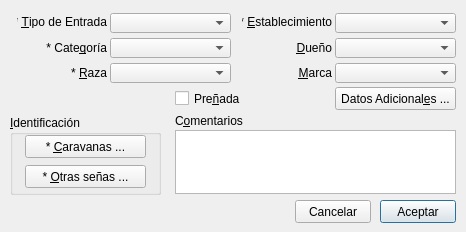
<?xml version="1.0" encoding="UTF-8"?>
<ui version="4.0">
 <class>dlgIngresoAnimales</class>
 <widget class="QDialog" name="dlgIngresoAnimales">
  <property name="enabled">
   <bool>true</bool>
  </property>
  <property name="geometry">
   <rect>
    <x>0</x>
    <y>0</y>
    <width>466</width>
    <height>232</height>
   </rect>
  </property>
  <property name="baseSize">
   <size>
    <width>7</width>
    <height>0</height>
   </size>
  </property>
  <property name="windowTitle">
   <string>Ingreso de Animales</string>
  </property>
  <property name="windowIcon">
   <iconset>
    <normaloff>Ganado.ico</normaloff>Ganado.ico</iconset>
  </property>
  <widget class="QPushButton" name="btnCancel">
   <property name="geometry">
    <rect>
     <x>295</x>
     <y>200</y>
     <width>76</width>
     <height>23</height>
    </rect>
   </property>
   <property name="text">
    <string>Cancelar</string>
   </property>
  </widget>
  <widget class="QPushButton" name="btnOk">
   <property name="geometry">
    <rect>
     <x>380</x>
     <y>200</y>
     <width>76</width>
     <height>23</height>
    </rect>
   </property>
   <property name="text">
    <string>Aceptar</string>
   </property>
   <property name="default">
    <bool>true</bool>
   </property>
  </widget>
  <widget class="QPlainTextEdit" name="pteComentario">
   <property name="geometry">
    <rect>
     <x>175</x>
     <y>130</y>
     <width>281</width>
     <height>64</height>
    </rect>
   </property>
   <property name="tabChangesFocus">
    <bool>true</bool>
   </property>
   <property name="plainText">
    <string/>
   </property>
  </widget>
  <widget class="QLabel" name="lblComentario">
   <property name="geometry">
    <rect>
     <x>175</x>
     <y>113</y>
     <width>71</width>
     <height>16</height>
    </rect>
   </property>
   <property name="text">
    <string>C&amp;omentarios</string>
   </property>
   <property name="buddy">
    <cstring>pteComentario</cstring>
   </property>
  </widget>
  <widget class="QGroupBox" name="grpIdentificador">
   <property name="geometry">
    <rect>
     <x>535</x>
     <y>120</y>
     <width>61</width>
     <height>41</height>
    </rect>
   </property>
   <property name="title">
    <string>Grupo</string>
   </property>
  </widget>
  <widget class="QLabel" name="lblTipoDeEntrada">
   <property name="geometry">
    <rect>
     <x>17</x>
     <y>15</y>
     <width>90</width>
     <height>13</height>
    </rect>
   </property>
   <property name="text">
    <string>* &amp;Tipo de Entrada</string>
   </property>
   <property name="alignment">
    <set>Qt::AlignRight|Qt::AlignTrailing|Qt::AlignVCenter</set>
   </property>
   <property name="buddy">
    <cstring>cboTipoDeEntrada</cstring>
   </property>
  </widget>
  <widget class="QLabel" name="lblDuenio">
   <property name="geometry">
    <rect>
     <x>242</x>
     <y>41</y>
     <width>90</width>
     <height>13</height>
    </rect>
   </property>
   <property name="text">
    <string>&amp;Dueño</string>
   </property>
   <property name="alignment">
    <set>Qt::AlignRight|Qt::AlignTrailing|Qt::AlignVCenter</set>
   </property>
   <property name="buddy">
    <cstring>cboDuenio</cstring>
   </property>
  </widget>
  <widget class="QCheckBox" name="chkPreniez">
   <property name="enabled">
    <bool>true</bool>
   </property>
   <property name="geometry">
    <rect>
     <x>175</x>
     <y>90</y>
     <width>70</width>
     <height>17</height>
    </rect>
   </property>
   <property name="text">
    <string>Pre&amp;ñada</string>
   </property>
  </widget>
  <widget class="QLabel" name="lblMarca">
   <property name="geometry">
    <rect>
     <x>242</x>
     <y>66</y>
     <width>90</width>
     <height>13</height>
    </rect>
   </property>
   <property name="text">
    <string>&amp;Marca</string>
   </property>
   <property name="alignment">
    <set>Qt::AlignRight|Qt::AlignTrailing|Qt::AlignVCenter</set>
   </property>
   <property name="buddy">
    <cstring>cboMarca</cstring>
   </property>
  </widget>
  <widget class="QLabel" name="lblRaza">
   <property name="geometry">
    <rect>
     <x>17</x>
     <y>66</y>
     <width>90</width>
     <height>13</height>
    </rect>
   </property>
   <property name="text">
    <string>* &amp;Raza</string>
   </property>
   <property name="alignment">
    <set>Qt::AlignRight|Qt::AlignTrailing|Qt::AlignVCenter</set>
   </property>
   <property name="buddy">
    <cstring>cboRaza</cstring>
   </property>
  </widget>
  <widget class="ComboTabla" name="cboRaza">
   <property name="geometry">
    <rect>
     <x>110</x>
     <y>63</y>
     <width>121</width>
     <height>20</height>
    </rect>
   </property>
  </widget>
  <widget class="QLabel" name="lblCategoria">
   <property name="geometry">
    <rect>
     <x>17</x>
     <y>41</y>
     <width>90</width>
     <height>13</height>
    </rect>
   </property>
   <property name="text">
    <string>* Cate&amp;goría</string>
   </property>
   <property name="alignment">
    <set>Qt::AlignRight|Qt::AlignTrailing|Qt::AlignVCenter</set>
   </property>
   <property name="buddy">
    <cstring>cboCategoria</cstring>
   </property>
  </widget>
  <widget class="ComboTabla" name="cboCategoria">
   <property name="geometry">
    <rect>
     <x>110</x>
     <y>38</y>
     <width>121</width>
     <height>20</height>
    </rect>
   </property>
  </widget>
  <widget class="QLabel" name="lblEstablecimiento">
   <property name="geometry">
    <rect>
     <x>242</x>
     <y>15</y>
     <width>90</width>
     <height>13</height>
    </rect>
   </property>
   <property name="text">
    <string>* &amp;Establecimiento</string>
   </property>
   <property name="alignment">
    <set>Qt::AlignRight|Qt::AlignTrailing|Qt::AlignVCenter</set>
   </property>
   <property name="buddy">
    <cstring>cboEstablecimiento</cstring>
   </property>
  </widget>
  <widget class="ComboTabla" name="cboEstablecimiento">
   <property name="geometry">
    <rect>
     <x>335</x>
     <y>13</y>
     <width>121</width>
     <height>20</height>
    </rect>
   </property>
  </widget>
  <widget class="QPushButton" name="btnAdic">
   <property name="geometry">
    <rect>
     <x>335</x>
     <y>87</y>
     <width>121</width>
     <height>23</height>
    </rect>
   </property>
   <property name="text">
    <string>Datos Adicional&amp;es ...</string>
   </property>
   <property name="default">
    <bool>false</bool>
   </property>
  </widget>
  <widget class="ComboTabla" name="cboDuenio">
   <property name="geometry">
    <rect>
     <x>335</x>
     <y>38</y>
     <width>121</width>
     <height>20</height>
    </rect>
   </property>
  </widget>
  <widget class="ComboTabla" name="cboMarca">
   <property name="geometry">
    <rect>
     <x>335</x>
     <y>63</y>
     <width>121</width>
     <height>20</height>
    </rect>
   </property>
  </widget>
  <widget class="ComboTabla" name="cboTipoDeEntrada">
   <property name="geometry">
    <rect>
     <x>110</x>
     <y>13</y>
     <width>121</width>
     <height>20</height>
    </rect>
   </property>
  </widget>
  <widget class="QGroupBox" name="grpIdentificacion">
   <property name="geometry">
    <rect>
     <x>10</x>
     <y>115</y>
     <width>151</width>
     <height>80</height>
    </rect>
   </property>
   <property name="title">
    <string>&amp;Identificación</string>
   </property>
   <widget class="QPushButton" name="btnCaravanas">
    <property name="geometry">
     <rect>
      <x>15</x>
      <y>20</y>
      <width>121</width>
      <height>23</height>
     </rect>
    </property>
    <property name="text">
     <string>* &amp;Caravanas ...</string>
    </property>
   </widget>
   <widget class="QPushButton" name="btnOtros">
    <property name="geometry">
     <rect>
      <x>15</x>
      <y>50</y>
      <width>121</width>
      <height>23</height>
     </rect>
    </property>
    <property name="text">
     <string>* &amp;Otras señas ...</string>
    </property>
   </widget>
  </widget>
 </widget>
 <customwidgets>
  <customwidget>
   <class>ComboTabla</class>
   <extends>QComboBox</extends>
   <header>comboTabla</header>
  </customwidget>
 </customwidgets>
 <tabstops>
  <tabstop>cboTipoDeEntrada</tabstop>
  <tabstop>cboCategoria</tabstop>
  <tabstop>chkPreniez</tabstop>
  <tabstop>cboRaza</tabstop>
  <tabstop>cboEstablecimiento</tabstop>
  <tabstop>cboDuenio</tabstop>
  <tabstop>cboMarca</tabstop>
  <tabstop>btnCaravanas</tabstop>
  <tabstop>btnAdic</tabstop>
  <tabstop>pteComentario</tabstop>
  <tabstop>btnCancel</tabstop>
  <tabstop>btnOk</tabstop>
 </tabstops>
 <resources/>
 <connections/>
</ui>
